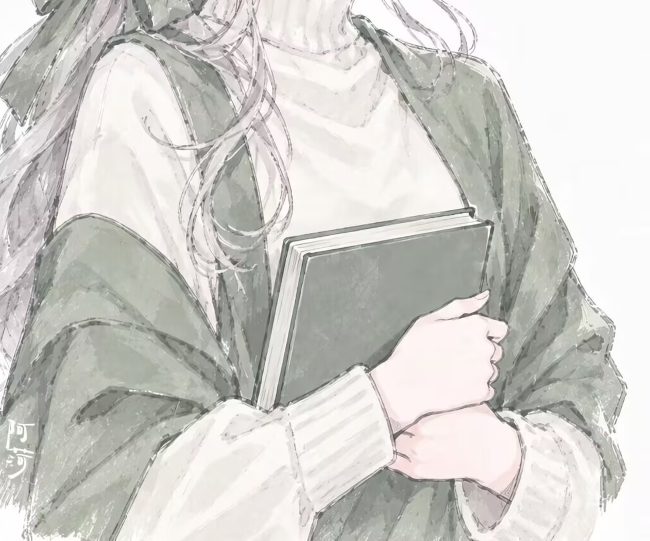
#> input picture style-distill/target/pose_ref/pose_hands_book.png, 1300 x 1081 px (shown at 1/2 size)
$ python analyze_style.py target/pose_ref
#> lines starting #> are read from the running program, lines starting #| are printed output that depends on the picture; after the words box and inside, x2 and y2 are one past the last pixel; in counts of white or black regions, pixels touching at a corner belong together
"""量化分析一组参考图的绘画风格（配色 / 明度 / 饱和度 / 笔触密度 / 留白）。

用法:
    python analyze_style.py <图片目录> [-o style_stats.json]

输出: JSON，含每张图指标 + 全组聚合（k-means 主色板、色调直方图、笔触密度等）。
"""
from __future__ import annotations

import argparse
import json
import math
import sys
from pathlib import Path

import numpy as np
from PIL import Image

# ---------------------------------------------------------------- 基础工具


def load_image(path: Path, max_side: int = 900) -> Image.Image:
#> called with max_side = 900
    im = Image.open(path)
#> im is the input picture: PIL image 1300x1081 RGB; mean R, G, B 208, 206.6, 202.4
    im = im.convert("RGB")
    if max(im.size) > max_side:
        scale = max_side / max(im.size)
        im = im.resize(
            (max(1, round(im.width * scale)), max(1, round(im.height * scale))),
            Image.LANCZOS,
        )
#> im: PIL image 900x748 RGB
    return im


# 注意: 不要用 PIL 的 convert("LAB")。实测它对 a*/b* 的处理不可靠:
#   纯白 (255,255,255) -> a*=b*=-128; 纯红 -> (a*,b*)=(-47,-58) 而正确值约 (+80,+67);
#   两个近乎相同的近白像素甚至给出 A=0 与 A=255。故自行实现 CIE Lab(D65), 并用已知值自检。
_XYZ_FROM_RGB = np.array(
    [
        [0.4124564, 0.3575761, 0.1804375],
        [0.2126729, 0.7151522, 0.0721750],
        [0.0193339, 0.1191920, 0.9503041],
    ],
    dtype=np.float64,
)
_WHITE_D65 = np.array([0.95047, 1.00000, 1.08883], dtype=np.float64)
_KAPPA_EPS = (6.0 / 29.0) ** 3


def srgb_to_cielab(rgb: np.ndarray) -> np.ndarray:
    """rgb: (...,3) in 0..1 -> CIE Lab (D65)。返回 (...,3) = L*, a*, b*。"""
    lin = np.where(rgb <= 0.04045, rgb / 12.92, ((rgb + 0.055) / 1.055) ** 2.4)
    xyz = lin @ _XYZ_FROM_RGB.T
    t = xyz / _WHITE_D65
    f = np.where(t > _KAPPA_EPS, np.cbrt(t), t / (3 * (6 / 29) ** 2) + 4 / 29)
    L = 116.0 * f[..., 1] - 16.0
    a = 500.0 * (f[..., 0] - f[..., 1])
    b = 200.0 * (f[..., 1] - f[..., 2])
    return np.stack([L, a, b], axis=-1)


# [19 lines left out: function selftest_lab, not called in this run]


def to_arrays(im: Image.Image):
    rgb = np.asarray(im, dtype=np.float32) / 255.0
    hsv = np.asarray(im.convert("HSV"), dtype=np.float32) / 255.0
    lab = srgb_to_cielab(rgb.astype(np.float64))
    return rgb, hsv, lab


def hex_of(rgb01) -> str:
    r, g, b = (int(round(float(c) * 255)) for c in rgb01)
    return f"#{r:02X}{g:02X}{b:02X}"


def srgb_to_oklab(rgb: np.ndarray) -> np.ndarray:
    """rgb: (...,3) in 0..1 -> OKLab. 用于感知均匀的聚类与色差。"""
    lin = np.where(rgb <= 0.04045, rgb / 12.92, ((rgb + 0.055) / 1.055) ** 2.4)
    r, g, b = lin[..., 0], lin[..., 1], lin[..., 2]
    l = 0.4122214708 * r + 0.5363325363 * g + 0.0514459929 * b
    m = 0.2119034982 * r + 0.6806995451 * g + 0.1073969566 * b
    s = 0.0883024619 * r + 0.2817188376 * g + 0.6299787005 * b
    l_, m_, s_ = np.cbrt(l), np.cbrt(m), np.cbrt(s)
    return np.stack(
        [
            0.2104542553 * l_ + 0.7936177850 * m_ - 0.0040720468 * s_,
            1.9779984951 * l_ - 2.4285922050 * m_ + 0.4505937099 * s_,
            0.0259040371 * l_ + 0.7827717662 * m_ - 0.8086757660 * s_,
        ],
        axis=-1,
    )


def kmeans_oklab(pixels: np.ndarray, k: int, iters: int = 40, seed: int = 7):
    """感知均匀空间里的 k-means。pixels: (N,3) 0..1 sRGB。返回 (中心sRGB, 占比)。"""
    data = srgb_to_oklab(pixels.astype(np.float64))
    rng = np.random.default_rng(seed)
    idx = rng.choice(len(data), size=min(k, len(data)), replace=False)
    centers = data[idx].copy()
    labels = np.zeros(len(data), dtype=np.int64)
    for _ in range(iters):
        # (N,K) 距离
        d = ((data[:, None, :] - centers[None, :, :]) ** 2).sum(axis=2)
        new_labels = d.argmin(axis=1)
        if np.array_equal(new_labels, labels) and _ > 0:
            labels = new_labels
            break
        labels = new_labels
        for j in range(len(centers)):
            sel = data[labels == j]
            if len(sel):
                centers[j] = sel.mean(axis=0)
    counts = np.bincount(labels, minlength=len(centers)).astype(np.float64)
    order = np.argsort(-counts)
    centers, counts = centers[order], counts[order]
    # OKLab -> sRGB
    out = []
    for c in centers:
        L, a, b = c
        l_ = L + 0.3963377774 * a + 0.2158037573 * b
        m_ = L - 0.1055613458 * a - 0.0638541728 * b
        s_ = L - 0.0894841775 * a - 1.2914855480 * b
        l3, m3, s3 = l_**3, m_**3, s_**3
        r = +4.0767416621 * l3 - 3.3077115913 * m3 + 0.2309699292 * s3
        g = -1.2684380046 * l3 + 2.6097574011 * m3 - 0.3413193965 * s3
        bb = -0.0041960863 * l3 - 0.7034186147 * m3 + 1.7076147010 * s3
        lin = np.clip([r, g, bb], 0, 1)
        srgb = np.where(
            lin <= 0.0031308, lin * 12.92, 1.055 * np.power(lin, 1 / 2.4) - 0.055
        )
        out.append(np.clip(srgb, 0, 1))
    return np.stack(out), counts / counts.sum()


def hue_family_hist(hsv: np.ndarray, mask: np.ndarray) -> dict:
    """按色相家族统计非留白像素占比（用饱和度加权，避免灰线噪声主导）。"""
    families = {
        "red_pink": (330, 360),
        "orange_brown": (15, 45),
        "yellow": (45, 70),
        "green": (70, 165),
        "cyan_teal": (165, 200),
        "blue": (200, 250),
        "purple_violet": (250, 290),
        "magenta_pink": (290, 330),
    }
    # 红区跨 0 度，单独并入 red_pink
    h = (hsv[..., 0] * 360.0)[mask]
    s = hsv[..., 1][mask]
    out = {k: 0.0 for k in families}
    out["red_pink"] += float(s[(h < 15)].sum())
    total = float(s.sum()) or 1.0
    for name, (lo, hi) in families.items():
        sel = (h >= lo) & (h < hi)
        out[name] += float(s[sel].sum())
    return {k: round(v / total, 4) for k, v in out.items()}


def edge_density(gray: np.ndarray) -> float:
    """Sobel 梯度均值，近似线稿/笔触密度。"""
    g = gray.astype(np.float64)
    gx = np.zeros_like(g)
    gy = np.zeros_like(g)
    gx[:, 1:-1] = g[:, 2:] - g[:, :-2]
    gy[1:-1, :] = g[2:, :] - g[:-2, :]
    mag = np.sqrt(gx**2 + gy**2)
    return float(mag.mean() * 255.0 / 4.0)


# ---------------------------------------------------------------- 单图分析


def analyze_one(path: Path) -> dict:
    im = load_image(path)
    rgb, hsv, lab = to_arrays(im)
    h, w = rgb.shape[:2]

    lum = rgb.mean(axis=2)
    # 留白（纸白）掩膜：三通道都接近白
    paper = (rgb[..., 0] > 0.94) & (rgb[..., 1] > 0.94) & (rgb[..., 2] > 0.94)
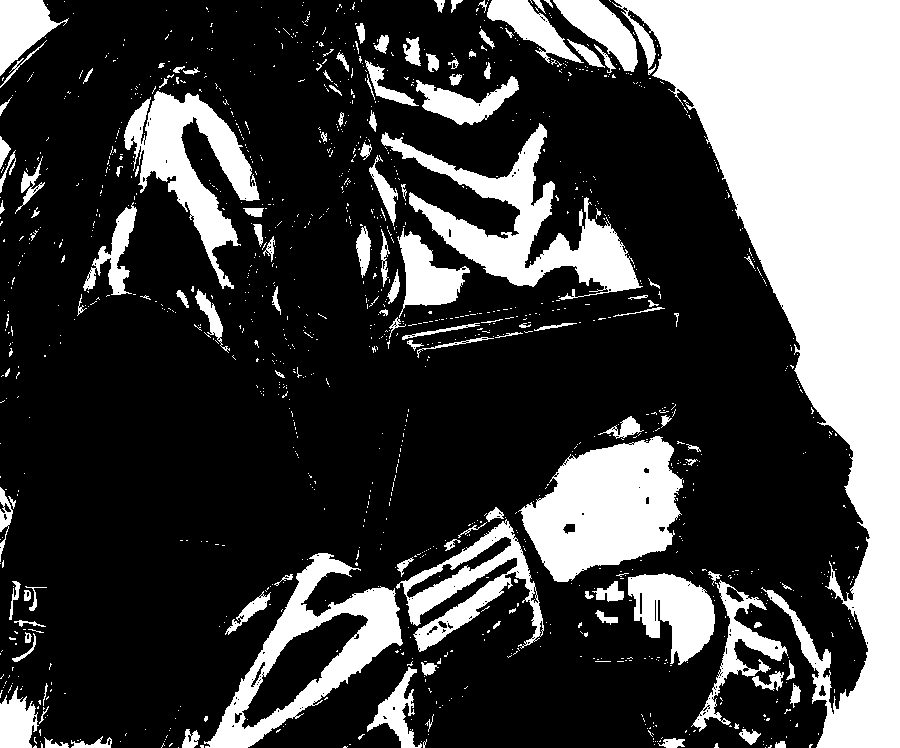
#> paper: shape (748, 900) bool; 27.4% white; 1251 white regions (1119 under 20 px), largest, box (x1, y1, x2, y2) and area: (612, 0, 900, 748) 88311, (518, 436, 683, 582) 15324, (381, 123, 643, 300) 13129
    content = ~paper
    content_ratio = float(content.mean())
#> content_ratio = 0.726

    s_flat = hsv[..., 1][content]
    v_flat = hsv[..., 2][content]

    # 线稿色：最暗的 2% 像素
    thr = np.quantile(lum[content], 0.02) if content_any(content) else 0.0
#> thr = 0.45
    ink_mask = content & (lum <= thr)
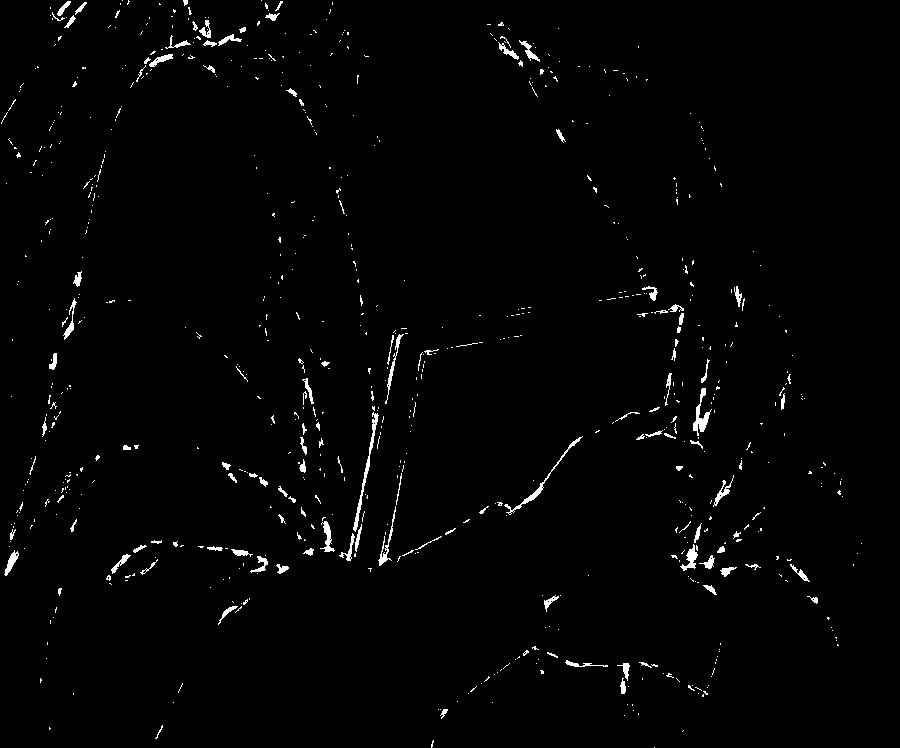
#> ink_mask: shape (748, 900) bool; 1.5% white; 758 white regions (640 under 20 px), largest, box (x1, y1, x2, y2) and area: (353, 412, 379, 532) 384, (504, 436, 583, 515) 315, (693, 388, 712, 436) 305
    ink_rgb = rgb[ink_mask].mean(axis=0) if ink_mask.any() else np.zeros(3)
#> ink_rgb = [0.41, 0.413, 0.394]

    # 水彩淡涂比例：内容像素里非常浅的着色（V 高、S 低）占比
    wash = content & (hsv[..., 1] < 0.12)
    wash_ratio = float(wash.sum() / max(1, content.sum()))
#> wash_ratio = 1

    stats = {
        "file": path.name,
        "size": [int(im.width), int(im.height)],
        "aspect": round(im.width / im.height, 4),
        "paper_white_ratio": round(1.0 - content_ratio, 4),
        "content_ratio": round(content_ratio, 4),
        "sat_mean_content": round(float(s_flat.mean()) if s_flat.size else 0.0, 4),
        "sat_p90_content": round(float(np.quantile(s_flat, 0.90)) if s_flat.size else 0.0, 4),
        "val_mean_content": round(float(v_flat.mean()) if v_flat.size else 0.0, 4),
        "val_std_content": round(float(v_flat.std()) if v_flat.size else 0.0, 4),
        "lum_mean": round(float(lum.mean()), 4),
        "lum_p05": round(float(np.quantile(lum, 0.05)), 4),
        "lum_p95": round(float(np.quantile(lum, 0.95)), 4),
        "contrast_range": round(float(np.quantile(lum, 0.95) - np.quantile(lum, 0.05)), 4),
        "lab_a_mean": round(float(lab[..., 1][content].mean()), 3),
        "lab_b_mean": round(float(lab[..., 2][content].mean()), 3),
        "warm_cool_index": round(float(lab[..., 2][content].mean()), 3),
        "ink_line_color": hex_of(ink_rgb),
        "ink_lum": round(float(ink_rgb.mean()), 4),
        "wash_ratio": round(wash_ratio, 4),
        "edge_density": round(edge_density(lum), 3),
        "hue_family": hue_family_hist(hsv, content),
    }
#> in hex_of, `r, g, b = (int(round(float(c) * 255)) for c in rgb01)`: r = 105; b = 100
#> in edge_density, `mag = np.sqrt(gx**2 + gy**2)`:
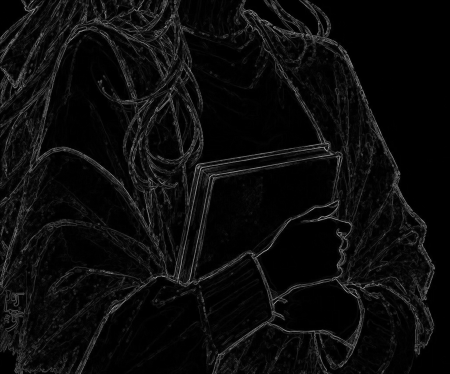
#> mag: shape (748, 900) float64 (shown at 1/2 size); min 0, max 0.842, mean 0.0473
#> in hue_family_hist, `families = { "red_pink": (330, 360), "orange_brown": (15, 45), "yellow..`: families = {'red_pink': (330, 360), 'orange_brown': (15, 45), 'yellow': (45, 70), 'green': (70, 165), 'cyan_teal': (165, 200), 'blue': (200, 250), 'purple_violet': (250, 290), 'magenta_pink': (290, 330)}
#> in hue_family_hist, `out = {k: 0.0 for k in families}`: out = {'red_pink': 0, 'orange_brown': 0, 'yellow': 0, 'green': 0, 'cyan_teal': 0, 'blue': 0, 'purple_violet': 0, 'magenta_pink': 0}
#> in hue_family_hist, `total = float(s.sum()) or 1.0`: total = 18806.1
#> the loop in hue_family_hist, `for name, (lo, hi) in families.items():` made 8 passes
#> after the loop in hue_family_hist, `for name, (lo, hi) in families.items():`: out = {'red_pink': 2685.3, 'orange_brown': 4294.6, 'yellow': 3212.7, 'green': 8542.8, 'cyan_teal': 2.55, 'blue': 1.53, 'purple_violet': 4.9, 'magenta_pink': 61.62}
    return stats


def content_any(mask: np.ndarray) -> bool:
    return bool(mask.any())


# ---------------------------------------------------------------- 聚合


def aggregate(paths: list[Path], per_image: list[dict]) -> dict:
    samples = []
    all_rgb = []
    for p in paths:
        im = load_image(p, max_side=420)
        rgb, hsv, lab = to_arrays(im)
        paper = (rgb[..., 0] > 0.94) & (rgb[..., 1] > 0.94) & (rgb[..., 2] > 0.94)
        content = ~paper
        px = rgb[content]
        if len(px) > 4000:
            idx = np.random.default_rng(3).choice(len(px), 4000, replace=False)
            px = px[idx]
        samples.append(px)
        all_rgb.append(rgb)

    stacked = np.concatenate(samples, axis=0)
    centers, shares = kmeans_oklab(stacked, k=10, seed=11)
    palette = [
        {
            "hex": hex_of(c),
            "share": round(float(s), 4),
            "lum": round(float(np.dot(c, [0.2126, 0.7152, 0.0722])), 4),
            "role": None,
        }
        for c, s in zip(centers, shares)
    ]

    # 逐图主色（各 5 色），用于看单图偏色
    per_palette = {}
    for p, im_stats in zip(paths, per_image):
        im = load_image(p, max_side=380)
        rgb, hsv, lab = to_arrays(im)
        paper = (rgb[..., 0] > 0.94) & (rgb[..., 1] > 0.94) & (rgb[..., 2] > 0.94)
        px = rgb[~paper]
        if len(px) == 0:
            continue
        idx = np.random.default_rng(5).choice(len(px), min(2500, len(px)), replace=False)
        c, s = kmeans_oklab(px[idx], k=5, seed=5)
        per_palette[p.name] = [
            {"hex": hex_of(ci), "share": round(float(si), 3)} for ci, si in zip(c, s)
        ]

    def mean_of(key):
        vals = [s[key] for s in per_image]
        return round(float(np.mean(vals)), 4)

    fam_keys = per_image[0]["hue_family"].keys()
    fam_mean = {
        k: round(float(np.mean([s["hue_family"][k] for s in per_image])), 4)
        for k in fam_keys
    }
    fam_mean = dict(sorted(fam_mean.items(), key=lambda kv: -kv[1]))

    agg = {
        "image_count": len(paths),
        "aspect_all": sorted({tuple(s["size"]) for s in per_image}),
        "paper_white_ratio_mean": mean_of("paper_white_ratio"),
        "sat_mean_content_mean": mean_of("sat_mean_content"),
        "sat_p90_content_mean": mean_of("sat_p90_content"),
        "val_mean_content_mean": mean_of("val_mean_content"),
        "val_std_mean": mean_of("val_std_content"),
        "contrast_range_mean": mean_of("contrast_range"),
        "lum_p05_mean": mean_of("lum_p05"),
        "lum_p95_mean": mean_of("lum_p95"),
        "lab_b_mean_mean": mean_of("lab_b_mean"),
        "wash_ratio_mean": mean_of("wash_ratio"),
        "edge_density_mean": mean_of("edge_density"),
        "palette_top10": palette,
        "hue_family_mean": fam_mean,
        "per_image_palette": per_palette,
    }
    return agg


def main() -> int:
    ap = argparse.ArgumentParser()
    ap.add_argument("folder", nargs="?", help="图片目录")
    ap.add_argument("-o", "--out", default="style_stats.json")
    ap.add_argument("--selftest", action="store_true", help="只校验 CIE Lab 实现")
    args = ap.parse_args()

    if args.selftest:
        print("CIE Lab 自检:")
        selftest_lab()
        return 0

    if not args.folder:
        ap.error("需要提供图片目录 (或使用 --selftest)")

    folder = Path(args.folder)
    exts = {".jpg", ".jpeg", ".png", ".webp", ".bmp"}
    paths = sorted(p for p in folder.iterdir() if p.suffix.lower() in exts)
    if not paths:
        print(f"no images in {folder}", file=sys.stderr)
        return 1

    per_image = [analyze_one(p) for p in paths]
#> call 2 of load_image, with max_side = 900
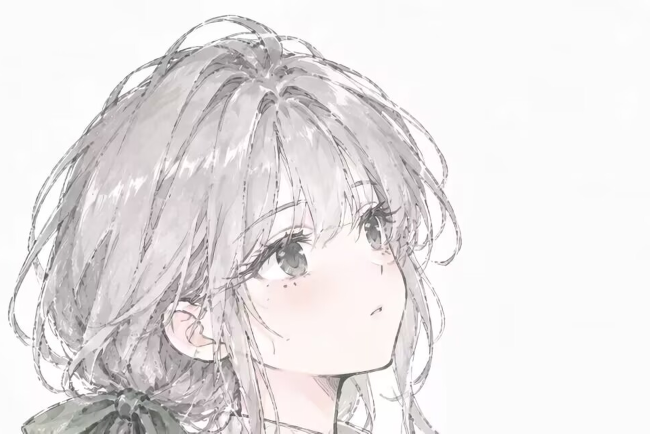
#> input picture style-distill/target/pose_ref/pose_head.png, 1300 x 867 px (shown at 1/2 size)
#> in load_image, im is the input picture: PIL image 1300x867 RGB; mean R, G, B 231.6, 228.2, 228.7
#> in srgb_to_cielab (call 2), `xyz = lin @ _XYZ_FROM_RGB.T`:
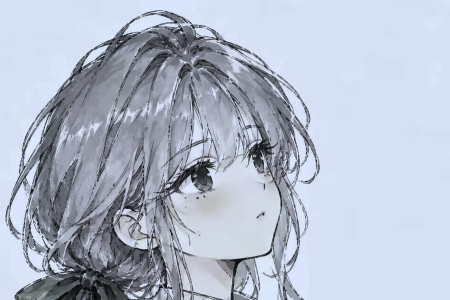
#> xyz: shape (600, 900, 3) float64 (shown at 1/2 size); mean of channels 0, 1, 2 0.772, 0.807, 0.876; drawn with min black and max white
#> in srgb_to_cielab (call 2), `a = 500.0 * (f[..., 0] - f[..., 1])`:
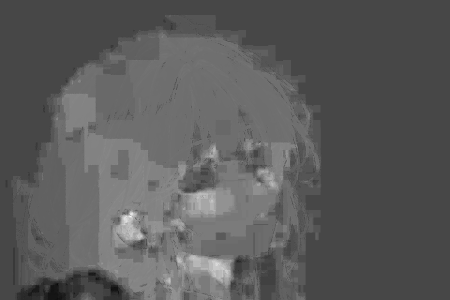
#> a: shape (600, 900) float64 (shown at 1/2 size); min -4.34, max 11.16, mean 1.22; drawn with min black and max white
#> in srgb_to_cielab (call 2), `b = 200.0 * (f[..., 1] - f[..., 2])`:
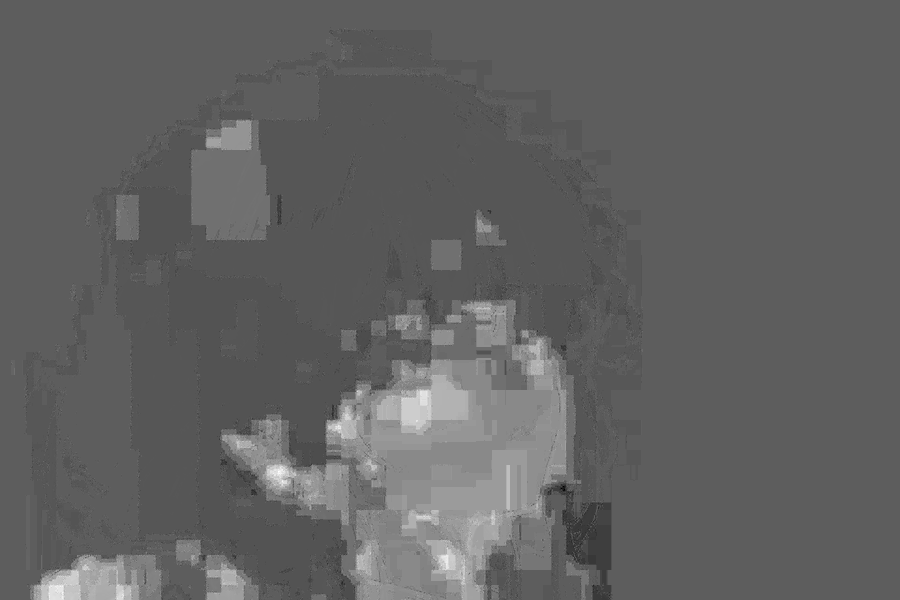
#> b: shape (600, 900) float64; min -3.59, max 6.18, mean 0.167; drawn with min black and max white
#> (the rest of the program and of its run is left out)
